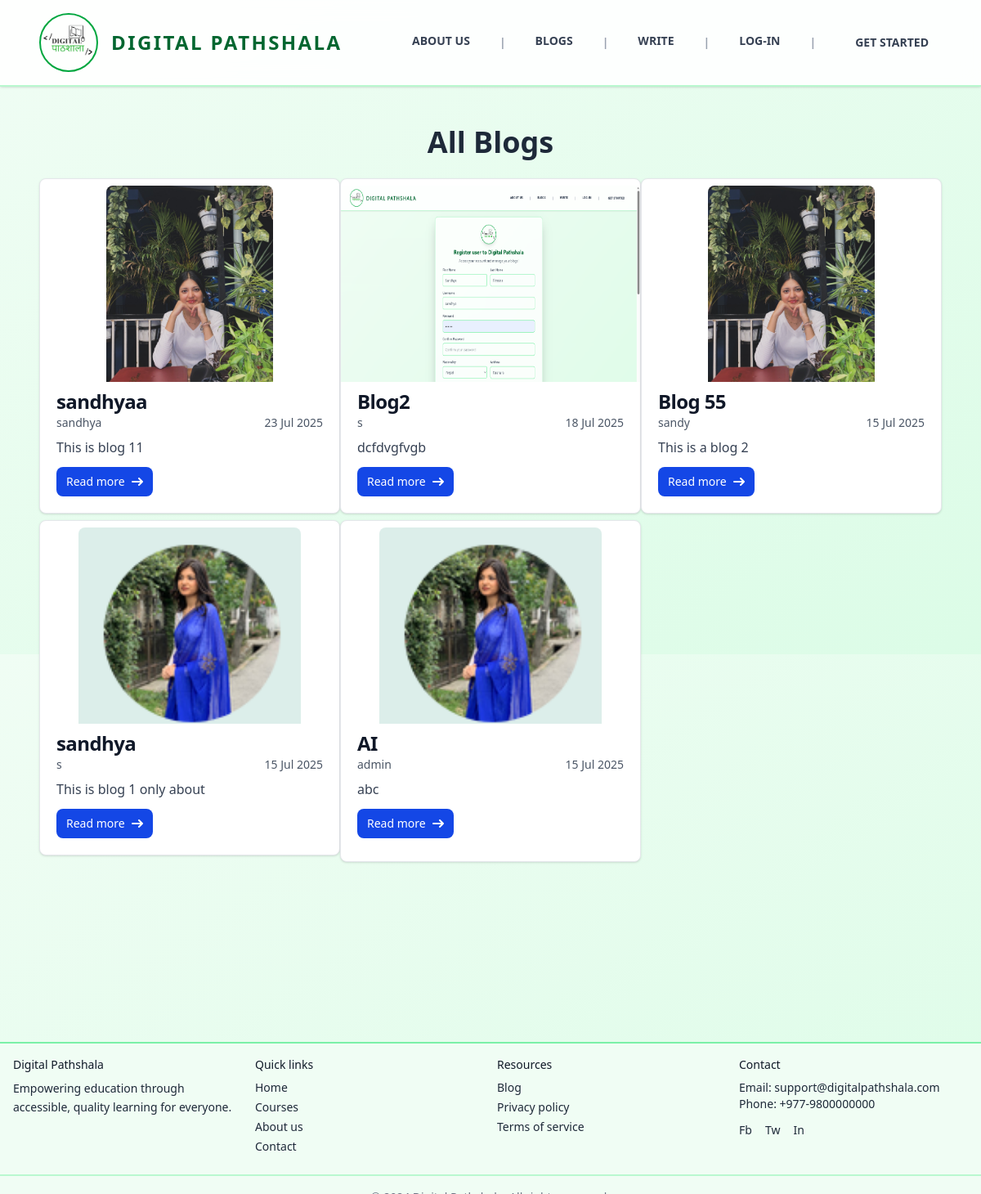
The page /blogs/ on the database as committed earlier.
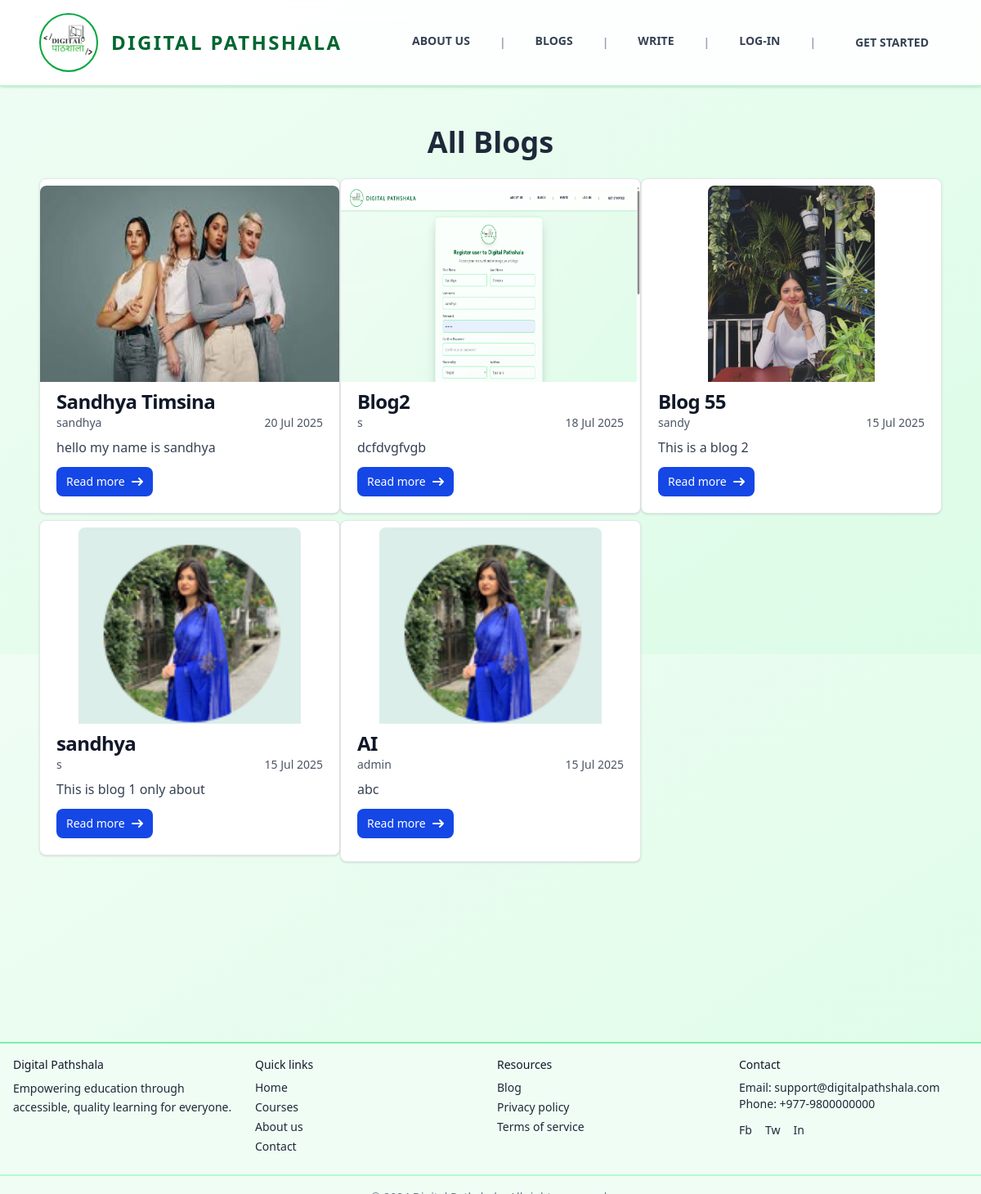
The same page on the database as committed later.
### blogs/models.py (models this page shows, shortened)
class Blog(models.Model):
    def generateImagePath(instance, filename):
        return f'blog/{instance.author.username}/images/{filename}'
    def generateAttachmentPath(instance, filename):
        return f'blog/{instance.author.username}/attachments/{filename}'
    class StatusOptions(models.TextChoices):
        PENDING = "Pending", "Pending"
        ACTIVE = "Active", "Active"
        REJECTED = "Rejected", "Rejected"
    title = models.CharField(max_length=50 )
    content = models.TextField()
    author = models.ForeignKey(User, on_delete=models.CASCADE, related_name='blog_posts')
    tags = TaggableManager(blank=True)
    category = models.ForeignKey(Category, null=True, blank=True, on_delete=models.SET_NULL)
    image = models.ImageField(blank=True, null=True , upload_to=generateImagePath, default='static/images/blog1.png')
    attachment = models.FileField(blank=True, null=True, upload_to=generateAttachmentPath)
    status = models.CharField(max_length=8, choices=StatusOptions, default=StatusOptions.PENDING)
    created_at = models.DateTimeField( auto_now_add=True, editable=False )
    updated_at = models.DateTimeField(auto_now=True, editable=False)

### main/views.py (the view)
# urls.py: path("blogs/", blogPage),
def blogPage(request):
    blogs = Blog.objects.filter(status="Active").order_by("-created_at")
    return render(request, "pages/blogs/blogs.html", {"blogs": blogs})

### templates/pages/blogs/blogs.html (shortened to what this page needs)
{% extends 'layouts/main.html' %}
{% block content %}
  <h1 class="text-center text-4xl font-bold text-gray-800 mb-6">All Blogs</h1>
  {% if blogs %}
    <div class="grid grid-cols-1 md:grid-cols-2 lg:grid-cols-3 space-y-2">
      {% for blog in blogs %}
        <div class="max-w-sm bg-white hover:scale-[102%] duration-300 border border-gray-200 rounded-lg shadow-sm dark:bg-gray-800 dark:border-gray-700">
          <a href="/blog/{{ blog.id }}" class=""><img class="my-2 mx-auto rounded-t-lg h-60" src="{{ blog.image.url }}" alt="" /></a>
          <div class="px-5 pb-5">
            <a href="/blog/{{ blog.id }}"><h5 class="text-2xl font-bold tracking-tight text-gray-900 dark:text-white">{{ blog.title }}</h5></a>
            <div class="flex justify-between mb-2 text-sm">
              <p class="text-gray-600 dark:text-gray-400">{{ blog.author.username }}</p>
              <p class="text-gray-600 dark:text-gray-400">{{ blog.created_at|date:'d M Y' }}</p>
            </div>
            <p class="mb-3 font-normal text-gray-700 dark:text-gray-400">{{ blog.content|truncatechars:50 }}</p>
            <a href="/blog/{{ blog.id }}" class="inline-flex items-center px-3 py-2 text-sm font-medium text-center text-white bg-blue-700 rounded-lg hover:bg-blue-800 focus:ring-4 focus:outline-none focus:ring-blue-300 dark:bg-blue-600 dark:hover:bg-blue-700 dark:focus:ring-blue-800">
              Read more<svg class="rtl:rotate-180 w-3.5 h-3.5 ms-2" aria-hidden="true" xmlns="http://www.w3.org/2000/svg" fill="none" viewBox="0 0 14 10">
                <path stroke="currentColor" stroke-linecap="round" stroke-linejoin="round" stroke-width="2" d="M1 5h12m0 0L9 1m4 4L9 9" />
              </svg>
            </a>
          </div>
        </div>
      {% endfor %}
    </div>
  {% endif %}
{% endblock %}

### templates/layouts/main.html (shortened to what this page needs)
<!DOCTYPE html>
<html lang="en">
  <head>
    <script src="https://cdn.jsdelivr.net/npm/@tailwindcss/browser@4"></script>
  </head>
  <body class="font-sans text-gray-700 bg-gradient-to-br from-green-50 to-green-100 min-h-screen">
    <nav class="uppercase flex justify-between bg-white/90 backdrop-blur-md border-b-2 border-green-200 py-4 px-6 lg:px-12 lg:py:6 shadow-sm sticky top-0 z-40">
      <a href="/" class="flex items-center group">
        <div class="w-16 lg:w-18 h-16 lg:h-18 rounded-full border-2 border-green-600 flex items-center justify-center group-hover:scale-105 transition-transform">
          <img src="/static/images/favicon.ico" alt="Digital Pathshala Logo" />
        </div>
        <div class="ml-2 lg:ml-4 text-xl lg:text-2xl font-semibold text-green-800 tracking-widest">Digital Pathshala</div>
      </a>
      <div class="my-auto hidden md:block">
        <ul class="flex gap-6 lg:gap-8 text-sm font-bold items-center">
          <li class="relative group pb-1">
            <a href="/about-us" class="text-gray-700 hover:text-green-600 transition-colors p-1">About Us</a>
          </li>
          <li class="text-gray-400">|</li>
          <li class="relative group pb-1">
            <a href="/blogs" class="text-gray-700 hover:text-green-600 transition-colors p-1">Blogs</a>
          </li>
          <li class="text-gray-400">|</li>
          <li class="relative group pb-1">
            <a href="/blog/add" class="text-gray-700 hover:text-green-600 transition-colors p-1">Write</a>
          </li>
          {% if not user.is_authenticated %}
            <li class="text-gray-400">|</li>
            <li class="relative group pb-1">
              <a href="/auth/log-in" class="text-gray-700 hover:text-green-600 transition-colors p-1">Log-In</a>
            </li>
          {% endif %}
          <li class="text-gray-400">|</li>
          <li class="hover:bg-green-600 hover:text-white px-4 py-2 transition-all duration-300 rounded-lg">
            {% if user.is_authenticated %}
              <a href="/writer/dashboard">Dashboard</a>
            {% else %}
              <a href="/auth/sign-up">Get Started</a>
            {% endif %}
          </li>
        </ul>
      </div>
    </nav>
    <div class="flex flex-col p-12 min-h-[80vh]">
      {% block content %}
      {% endblock %}
    </div>
    <footer class="bg-green-50 border-t-2 border-green-300 text-gray-800 text-sm">
      <div class="max-w-7xl mx-auto p-4 grid grid-cols-1 md:grid-cols-4 gap-4">
        <div>
          <p class="font-medium text-gray-900">Digital Pathshala</p>
          <p class="mt-2 leading-relaxed">Empowering education through accessible, quality learning for everyone.</p>
        </div>
        <div>
          <p class="mb-2 font-medium text-gray-900">Quick links</p>
          <ul class="space-y-1">
            <li>
              <a href="/home" class="hover:underline">Home</a>
            </li>
            <li>
              <a href="/courses" class="hover:underline">Courses</a>
            </li>
            <li>
              <a href="/about" class="hover:underline">About us</a>
            </li>
            <li>
              <a href="/contacts" class="hover:underline">Contact</a>
            </li>
          </ul>
        </div>
        <div>
          <p class="mb-2 font-medium text-gray-900">Resources</p>
          <ul class="space-y-1">
            <li>
              <a href="/blogs" class="hover:underline">Blog</a>
            </li>
            <li>
              <a href="/privacy" class="hover:underline">Privacy policy</a>
            </li>
            <li>
              <a href="/terms" class="hover:underline">Terms of service</a>
            </li>
          </ul>
        </div>
        <div>
          <p class="mb-2 font-medium text-gray-900">Contact</p>
          <p>
            Email: <a href="mailto:support@digitalpathshala.com" class="hover:underline">support@digitalpathshala.com</a>
          </p>
          <p>
            Phone: <a href="tel:+9779800000000" class="hover:underline">+977-9800000000</a>
          </p>
          <div class="flex space-x-4 mt-3">
            <a href="https://www.facebook.com/digitalpathshala999" aria-label="Facebook" class="hover:text-gray-900">Fb</a>
            <a href="#" aria-label="Twitter" class="hover:text-gray-900">Tw</a>
            <a href="#" aria-label="LinkedIn" class="hover:text-gray-900">In</a>
          </div>
        </div>
      </div>
      <div class="border-t-2 border-green-200 mt-2 p-4 text-center text-sm text-gray-500">&copy; 2024 Digital Pathshala. All rights reserved.</div>
    </footer>
  </body>
</html>

Rows that differ between the two databases and show on the page:
no longer on this page (row edited): Blog: image (picture), title "sandhyaa", author.username "sandhya", created_at "23 Jul 2025", content "This is blog 11"
now on this page (row edited): Blog: image (picture), title "Sandhya Timsina", author.username "sandhya", created_at "20 Jul 2025", content "hello my name is sandhya"
